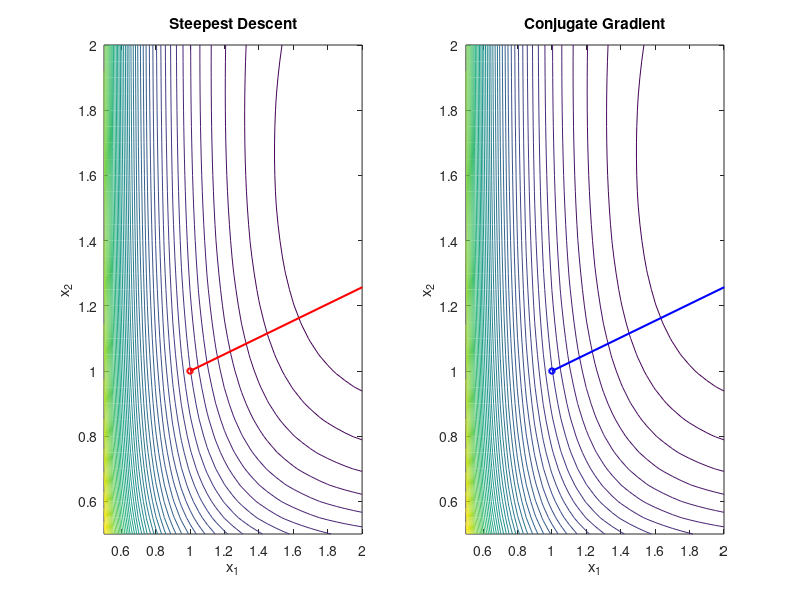

This figure's MATLAB source:
% Eugene Kim 
% GaTech ME6105 Fall 2024

% HW5_1_optimization_comparison
function [] = optimize_methods_comparison()
    clear all;
    error = 1e-6; % Tolerance for convergence
    x0 = [1; 1]; % Initial decision variable (column vector)
    max_iterations = 2000; % Maximum number of iterations

    % Steepest Descent Method
    [X_sd, f_sd, iter_sd] = steepest_descent(x0, error, max_iterations);

    % Conjugate Gradient Method
    [X_cg, f_cg, iter_cg] = conjugate_gradient(x0, error, max_iterations);

    %-- Plotting results --%
    figure;

    % Plot both optimization paths on the cost function contour
    plot_optimization(X_sd, X_cg, 'Steepest Descent', 'Conjugate Gradient');

    % Output a table for conjugate gradient results
    print_iteration_table(X_cg, f_cg, iter_cg);
end

% Plotting function for optimization comparison with cost function contours
function [] = plot_optimization(X_sd, X_cg, title_sd, title_cg)
    % Create grid for contour plot
    xx = 0.5:0.05:2;
    yy = 0.5:0.05:2;
    [X_grid, Y_grid] = meshgrid(xx, yy);
    
    % Calculate cost function values on grid
    Z = 8./(X_grid.^2) + 1.2*X_grid.*Y_grid + 5./Y_grid;
    
    % Steepest Descent Plot
    subplot(1, 2, 1);
    contour(X_grid, Y_grid, Z, 50); hold on;
    plot(X_sd(1,:), X_sd(2,:), 'ro-', 'LineWidth', 1.5, 'MarkerSize', 4);
    title(title_sd);
    xlabel('x_1');
    ylabel('x_2');
    hold off;
    
    % Conjugate Gradient Plot
    subplot(1, 2, 2);
    contour(X_grid, Y_grid, Z, 50); hold on;
    plot(X_cg(1,:), X_cg(2,:), 'bo-', 'LineWidth', 1.5, 'MarkerSize', 4);
    title(title_cg);
    xlabel('x_1');
    ylabel('x_2');
    hold off;
end

% Steepest Descent Method function
function [X, f_vals, k] = steepest_descent(x0, tol, max_iter)
    X = x0; % Initial point (as a column vector)
    f_vals = myfunc(X(1), X(2)); % Store initial function value
    k = 0; % Iteration counter

    while k < max_iter
        k = k + 1;
        [f, g] = myfunc(X(1,end), X(2,end)); % Function and gradient at current X
        c = norm(g); % Norm of the gradient (convergence criterion)
        if c < tol
            break;
        end
        d = -g; % Steepest descent direction
        alpha = mygolden(X(:,end), d); % Step size
        X_new = X(:,end) + alpha.*d; % Update X
        X = [X, X_new]; % Store history as new column
        f_vals = [f_vals, f]; % Store function value
    end
end

% Conjugate Gradient Method function with iteration outputs
function [X, f_vals, k] = conjugate_gradient(x0, tol, max_iter)
    X = x0; % Initial point (as a column vector)
    f_vals = myfunc(X(1), X(2)); % Store initial function value
    k = 0; % Iteration counter
    
    [f, g] = myfunc(X(1), X(2));
    d = -g; % Initial direction
    
    fprintf('Iteration | x1        | x2        | f(x)\n');
    fprintf('------------------------------------------\n');
    
    while k < max_iter
        k = k + 1;
        [f, g] = myfunc(X(1,end), X(2,end)); % Function and gradient at current X
        c = norm(g); % Norm of the gradient (convergence criterion)
        if c < tol
            break;
        end
        
        alpha = mygolden(X(:,end), d); % Step size
        X_new = X(:,end) + alpha.*d; % Update X
        X = [X, X_new]; % Store history as new column
        f_vals = [f_vals, f]; % Store function value
        
        % Print iteration details
        fprintf('%9d | %10.6f | %10.6f | %10.6f\n', k, X(1,end), X(2,end), f);
        
        [f_new, g_new] = myfunc(X(1,end), X(2,end)); % Compute new gradient
        beta = (g_new' * g_new) / (g' * g); % Conjugate gradient update
        d = -g_new + beta * d; % New search direction
        g = g_new; % Update gradient
    end
end

% Golden section search to find optimal step size
function [a] = mygolden(x, d)
    golden = 1.618; % golden section ratio
    ga = 0.382;
    gb = 0.618;
    a_l = 0.0;
    delta = 0.05;
    error = 0.0001;

    % Initial bracketing
    f1 = onedimension(a_l, x, d);
    a_u = delta;
    f2 = onedimension(a_u, x, d);

    while (f1 > f2) % minimum has not been surpassed yet
        f1 = f2;
        a_l = a_u;
        a_u = a_l + delta*golden;
        f2 = onedimension(a_u, x, d);
    end

    % Reducing the interval of uncertainty
    a_l = a_l / golden;
    in = a_u - a_l;
    a_a = a_l + ga*in;
    a_b = a_l + gb*in;

    while (in > error)
        fa = onedimension(a_a, x, d);
        fb = onedimension(a_b, x, d);
        if (fa < fb)
            a_u = a_b;
            a_b = a_a;
            a_a = a_l + ga*(a_u - a_l);
        elseif (fa > fb)
            a_l = a_a;
            a_a = a_b;
            a_b = a_l + gb*(a_u - a_l);
        else
            a_l = a_a;
            a_u = a_b;
            a_a = a_l + ga*(a_u - a_l);
            a_b = a_l + gb*(a_u - a_l);
        end
        in = a_u - a_l;
    end
    a = (a_l + a_u)/2;
end

% Evaluate the function along the search direction
function f = onedimension(a, x, d)
    x1_new = x(1) + a*d(1);
    x2_new = x(2) + a*d(2);
    f = 8./x1_new.^2 + 1.2*x1_new.*x2_new + 5./x2_new; % objective function
end

% Function to calculate the objective function and its gradient
function [f, g] = myfunc(x1, x2)
    f = 8./x1.^2 + 1.2*x1.*x2 + 5./x2; % objective function

    % Gradient components
    g1 = -16./x1.^3 + 1.2*x2;
    g2 = 1.2*x1 - 5./x2.^2;
    g = [g1; g2]; % gradient vector
end

% Print a table of iteration results for the conjugate gradient method
function [] = print_iteration_table(X_cg, f_cg, iter_cg)
    fprintf('\n***** Conjugate Gradient Results *****\n');
    fprintf('Iteration | x1        | x2        | f(x)\n');
    fprintf('------------------------------------------\n');
    for i = 1:iter_cg
        fprintf('%9d | %10.6f | %10.6f | %10.6f\n', i, X_cg(1,i), X_cg(2,i), f_cg(i));
    end
    fprintf('------------------------------------------\n');
    fprintf('Converged in %d iterations\n', iter_cg);
    fprintf('Final solution: x1 = %f, x2 = %f\n', X_cg(1,end), X_cg(2,end));
    fprintf('Final function value: f(x) = %f\n', f_cg(end));
end
